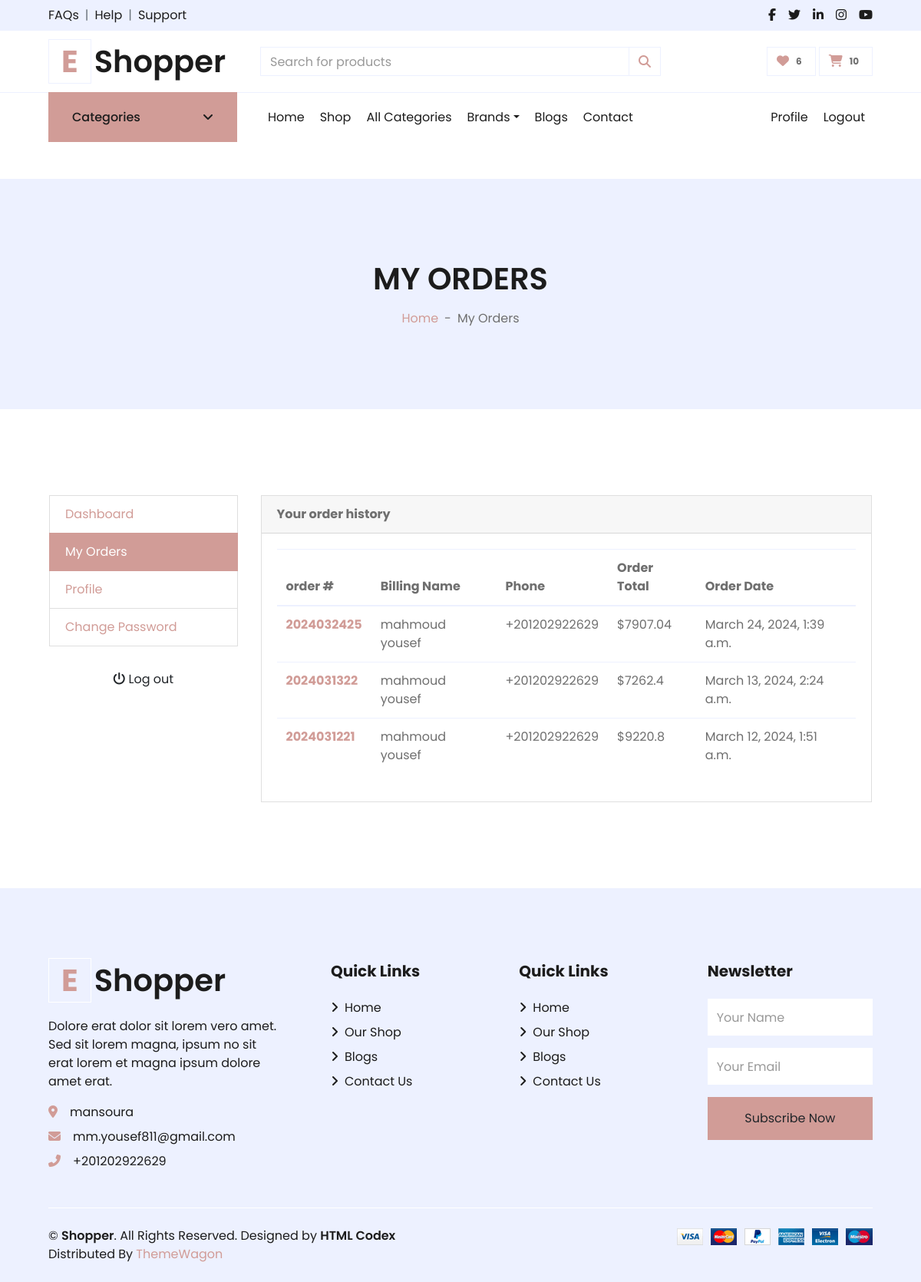
/accounts/orders/ (signed in), run on the app's committed database.
### settings/models.py (models this page shows, shortened)
class Settings(models.Model):
    site_name = models.CharField( max_length=50)
    logo = models.ImageField( upload_to='setting/')
    phone = models.CharField( max_length=30)
    email = models.EmailField( max_length=254)
    description = models.TextField(max_length=1000)
    fb_link = models.URLField( max_length=200)
    twitter_link = models.URLField( max_length=200)
    instagram_link = models.URLField( max_length=200)
    address = models.CharField( max_length=50)
    get_in_touch = models.TextField(max_length=1000)

### orders/models.py (models this page shows, shortened)
class Order(models.Model):
    STATUS = (
        ('New','New'),
        ('Accepted','Accepted'),
        ('Completed','Completed'),
        ('Cancelled','Cancelled'),
    )
    user = models.ForeignKey(User, on_delete=models.SET_NULL , null=True)
    payment = models.ForeignKey(Payment,  on_delete=models.SET_NULL ,blank=True , null=True)
    order_number = models.CharField(max_length=50)
    first_name = models.CharField(max_length=50)
    last_name = models.CharField(max_length=50)
    phone = models.CharField(max_length=50)
    zip_code = models.CharField(max_length=50,blank=True)
    email = models.EmailField( max_length=254)
    address_line_1 = models.CharField( max_length=50)
    address_line_2 = models.CharField( max_length=50 , blank=True)
    country = models.CharField( max_length=50 )
    state = models.CharField( max_length=50 )
    city = models.CharField( max_length=50 )
    order_note = models.CharField( max_length=1000 , blank=True)
    order_total = models.FloatField()
    tax = models.FloatField()
    status = models.CharField(choices=STATUS,default='New' , max_length=15)
    ip = models.CharField(max_length=50  ,blank=True)
    is_orderd = models.BooleanField(default=False)
    created_at = models.DateTimeField( auto_now_add=True)
    updated_at = models.DateTimeField(auto_now=True)
    def full_name(self):
        return f'{self.first_name} {self.last_name}'

### accounts/views.py (the view)
# urls.py: path('orders/' , views.orders , name="orders" ),
@login_required(login_url='login')
def orders(request):
    orders = Order.objects.filter(user=request.user,is_orderd=True).order_by('-created_at')
    context = {
        'orders':orders,
    }
    return render(request , 'profile/orders.html' , context)

### accounts/templates/profile/orders.html (shortened to what this page needs)
{% extends "base.html" %}
{% block body %}
<div class="container-fluid bg-secondary mb-5">
    <div class="d-flex flex-column align-items-center justify-content-center" style="min-height: 300px">
        <h1 class="font-weight-semi-bold text-uppercase mb-3">My Orders</h1>
        <div class="d-inline-flex">
            <p class="m-0"><a href="/">Home</a></p>
            <p class="m-0 px-2">-</p>
            <p class="m-0">My Orders</p>
        </div>
    </div>
</div>
<section class="section-conten padding-y bg">
<div class="container-fluid p-5">
	<div class="row p-3">
            <aside class="col-md-3">
                <ul class="list-group">
                    <a class="list-group-item " href="{% url 'dashboard'%}"> Dashboard </a>
                    <a class="list-group-item active" href="{% url 'orders'%}"> My Orders </a>
                    <a class="list-group-item" href="{% url 'profile'%}"> Profile </a>
                    <a class="list-group-item" href="{% url 'change_password'%}">Change Password </a>
                </ul>
                <br>
                <a class="btn btn-light btn-block" href="{% url 'logout'%}"> <i class="fa fa-power-off"></i> <span
                        class="text">Log
                        out</span> </a>
            </aside>
            <main class="col-md-9">
                <article class="card">
                    <header class="card-header">
                        <strong class="d-inline-block mr-3">Your order history</strong>
                    </header>
                    <div class="card-body">
                        <div class="row">
                            <div class="col-md-12">
                                <table class="table table-hover">
                                    <thead>
                                        <tr>
                                            <th scope="col">order #</th>
                                            <th scope="col">Billing Name</th>
                                            <th scope="col">Phone</th>
                                            <th scope="col">Order Total</th>
                                            <th scope="col">Order Date</th>
                                        </tr>
                                    </thead>
                                        <tbody>
                                            {% for order in orders %}
                                            <tr>
                                                <th scope="row"><a href="{% url 'order_detail' order.order_number%}">{{order.order_number}}</a></th>
                                                <td>{{order.full_name}}</td>
                                                <td>{{order.phone}}</td>
                                                <td>${{order.order_total}}</td>
                                                <td>{{order.created_at}}</td>
                                            </tr>
                                            {% endfor %}
                                        </tbody>
                                </table>
                            </div>
                        </div>
                    </div>
                </article>
            </main>
        </div>
    </div>
</section>
{% endblock body %}

### templates/base.html (shortened to what this page needs)
{% load static %}
<!DOCTYPE HTML>
<html lang="en">
<head>
    <link href="https://cdnjs.cloudflare.com/ajax/libs/font-awesome/5.10.0/css/all.min.css" rel="stylesheet">
    <link href="{% static 'lib/owlcarousel/assets/owl.carousel.min.css'%}" rel="stylesheet">
    <link href="{% static 'css/all.min.css'%}" rel="stylesheet">
    <link href="{% static 'css/style.css'%}" rel="stylesheet">
    <link href="{% static 'css/custom.css'%}" rel="stylesheet">
</head>
<body>
    <div class="container-fluid">
        <div class="row bg-secondary py-2 px-xl-5">
            <div class="col-lg-6 d-none d-lg-block">
                <div class="d-inline-flex align-items-center">
                    <a class="text-dark" href="{% url 'contact'%}">FAQs</a>
                    <span class="text-muted px-2">|</span>
                    <a class="text-dark" href="{% url 'contact'%}">Help</a>
                    <span class="text-muted px-2">|</span>
                    <a class="text-dark" href="{% url 'contact'%}">Support</a>
                </div>
            </div>
            <div class="col-lg-6 text-center text-lg-right">
                <div class="d-inline-flex align-items-center">
                    <a class="text-dark px-2" href="{{about_site.fb_link}}">
                        <i class="fab fa-facebook-f"></i>
                    </a>
                    <a class="text-dark px-2" href="{{about_site.twitter_link}}">
                        <i class="fab fa-twitter"></i>
                    </a>
                    <a class="text-dark px-2" href="">
                        <i class="fab fa-linkedin-in"></i>
                    </a>
                    <a class="text-dark px-2" href="{{about_site.instagram_link}}">
                        <i class="fab fa-instagram"></i>
                    </a>
                    <a class="text-dark pl-2" href="">
                        <i class="fab fa-youtube"></i>
                    </a>
                </div>
            </div>
        </div>
        <div class="row align-items-center py-3 px-xl-5">
            <div class="col-lg-3 d-none d-lg-block">
                <a href="/" class="text-decoration-none">
                    <h1 class="m-0 display-5 font-weight-semi-bold"><span
                            class="text-primary font-weight-bold border px-3 mr-1">E</span>{{about_site.site_name}}</h1>
                </a>
            </div>
            <div class="col-lg-6 col-6 position-relative text-left">
                <form id="searchForm" autocomplete="off" action="">
                    <div class="input-group">
                        <input type="text" id="searchInput" class="form-control" placeholder="Search for products">
                        <div class="input-group-append">
                            <span class="input-group-text bg-transparent text-primary">
                                <i class="fa fa-search"></i>
                            </span>
                        </div>
                    </div>
                </form>
            </div>
            <div class="col-lg-3 col-6 text-right">
                <a href="{% url 'favourite'%}" class="btn border">
                    <i class="fas fa-heart text-primary"></i>
                    <span class="badge">{{product_count}}</span>
                </a>
                <a href="{% url 'cart'%}" class="btn border">
                    <i class="fas fa-shopping-cart text-primary"></i>
                    <span class="badge">{{cart_counter}}</span>
                </a>
            </div>
        </div>
    </div>
    <div class="container-fluid mb-5">
        <div class="row border-top px-xl-5">
            <div class="col-lg-3 d-none d-lg-block">
                <a class="btn shadow-none d-flex align-items-center justify-content-between bg-primary text-white w-100"
                    data-toggle="collapse" href="#navbar-vertical"
                    style="height: 65px; margin-top: -1px; padding: 0 30px;">
                    <h6 class="m-0">Categories</h6>
                    <i class="fa fa-angle-down text-dark"></i>
                </a>
            </div>
            <div class="col-lg-9">
                <nav class="navbar navbar-expand-lg bg-light navbar-light py-3 py-lg-0 px-0">
                    <div class="collapse navbar-collapse justify-content-between" id="navbarCollapse">
                        <div class="navbar-nav mr-auto py-0">
                            <a href="/" class="nav-item nav-link {% if request.path == '/' %}active{% endif %}">Home</a>
                            <a href="{% url 'product_list' %}"
                                class="nav-item nav-link {% if request.path == '/products/' %}active{% endif %} ">Shop</a>
                            <a href="{% url 'categories'%}"
                                class="nav-item nav-link {% if request.path == '/products/categories/' %}active{% endif %}">All
                                Categories</a>
                            <div class="nav-item dropdown">
                                <a href="#" class="nav-link dropdown-toggle " data-toggle="dropdown">Brands</a>
                            </div>
                            <a href="{% url 'blog'%}"
                                class="nav-item nav-link  {% if request.path == '/blog/' %}active{% endif %}">Blogs</a>
                            <a href="{% url 'contact'%}"
                                class="nav-item nav-link  {% if request.path == '/contact/' %}active{% endif %}">Contact</a>
                        </div>
                        {% if user.is_authenticated %}
                        <div class="navbar-nav ml-auto py-0">
                            <a href="{% url 'profile'%}" class="nav-item nav-link">Profile</a>
                            <a href="{% url 'logout' %}" class="nav-item nav-link">Logout</a>
                        </div>
                        {% else %}
                        <div class="navbar-nav ml-auto py-0">
                            <a href="{% url 'login' %}" class="nav-item nav-link">Login</a>
                            <a href="{% url 'register' %}" class="nav-item nav-link">Register</a>
                        </div>
                        {% endif %}
                    </div>
                </nav>
            </div>
        </div>
    </div>
    {% block body %}
    {% endblock body %}
    <div class="container-fluid bg-secondary text-dark mt-5 pt-5">
        <div class="row px-xl-5 pt-5">
            <div class="col-lg-4 col-md-12 mb-5 pr-3 pr-xl-5">
                <a href="/" class="text-decoration-none">
                    <h1 class="mb-4 display-5 font-weight-semi-bold"><span
                            class="text-primary font-weight-bold border border-white px-3 mr-1">E</span>{{about_site.site_name}}
                    </h1>
                </a>
                <p>{{about_site.description}}</p>
                <p class="mb-2"><i class="fa fa-map-marker-alt text-primary mr-3"></i>{{about_site.address}}</p>
                <p class="mb-2"><i class="fa fa-envelope text-primary mr-3"></i>{{about_site.email}}</p>
                <p class="mb-0"><i class="fa fa-phone-alt text-primary mr-3"></i>{{about_site.phone}}</p>
            </div>
            <div class="col-lg-8 col-md-12">
                <div class="row">
                    <div class="col-md-4 mb-5">
                        <h5 class="font-weight-bold text-dark mb-4">Quick Links</h5>
                        <div class="d-flex flex-column justify-content-start">
                            <a class="text-dark mb-2" href="/"><i class="fa fa-angle-right mr-2"></i>Home</a>
                            <a class="text-dark mb-2" href="{% url 'product_list'%}"><i
                                    class="fa fa-angle-right mr-2"></i>Our
                                Shop</a>
                            <a class="text-dark mb-2" href="{% url 'blog'%}"><i class="fa fa-angle-right mr-2"></i>Blogs
                            </a>
                            <a class="text-dark" href="{% url 'contact'%}"><i class="fa fa-angle-right mr-2"></i>Contact
                                Us</a>
                        </div>
                    </div>
                    <div class="col-md-4 mb-5">
                        <h5 class="font-weight-bold text-dark mb-4">Quick Links</h5>
                        <div class="d-flex flex-column justify-content-start">
                            <a class="text-dark mb-2" href="/"><i class="fa fa-angle-right mr-2"></i>Home</a>
                            <a class="text-dark mb-2" href="{% url 'product_list'%}"><i
                                    class="fa fa-angle-right mr-2"></i>Our
                                Shop</a>
                            <a class="text-dark mb-2" href="{% url 'blog'%}"><i class="fa fa-angle-right mr-2"></i>Blogs
                            </a>
                            <a class="text-dark" href="{% url 'contact'%}"><i class="fa fa-angle-right mr-2"></i>Contact
                                Us</a>
                        </div>
                    </div>
                    <div id="main_form_div" class="col-md-4 mb-5">
                        <h5 class="font-weight-bold text-dark mb-4">Newsletter</h5>
                        <form id="newsletter_form" method="POST" action="{% url 'newsletter_footer'%}">
                            <div class="form-group">
                                <input type="text" class="form-control border-0 py-4" name="name"
                                    placeholder="Your Name" required="required" />
                            </div>
                            <div class="form-group">
                                <input type="email" class="form-control border-0 py-4" name="email"
                                    placeholder="Your Email" required="required" />
                            </div>
                            <div>
                                <button class="btn btn-primary btn-block border-0 py-3" type="submit">Subscribe
                                    Now</button>
                            </div>
                        </form>
                    </div>
                </div>
            </div>
        </div>
        <div class="row border-top border-light mx-xl-5 py-4">
            <div class="col-md-6 px-xl-0">
                <p class="mb-md-0 text-center text-md-left text-dark">
                    &copy; <a class="text-dark font-weight-semi-bold" href="/">{{about_site.site_name}}</a>. All Rights
                    Reserved.
                    Designed
                    by
                    <a class="text-dark font-weight-semi-bold" href="https://htmlcodex.com">HTML Codex</a><br>
                    Distributed By <a href="https://themewagon.com" target="_blank">ThemeWagon</a>
                </p>
            </div>
            <div class="col-md-6 px-xl-0 text-center text-md-right">
                <img class="img-fluid" src="{% static 'img/payments.png'%}" alt="">
            </div>
        </div>
    </div>
</body>
</html>

### data on the page
Settings: site_name "Shopper", description "Dolore erat dolor sit lorem vero amet. Sed sit lorem magna, ipsum no sit erat lorem et magna ipsum dolore amet erat.", address "mansoura", email "mm.yousef811@gmail.com", phone "+201202922629"
Order: order_number "2024032425", full_name "mahmoud yousef", phone "+201202922629", order_total "7907.04", created_at "March 24, 2024, 1:39 a.m."
Order: order_number "2024031322", full_name "mahmoud yousef", phone "+201202922629", order_total "7262.4", created_at "March 13, 2024, 2:24 a.m."
Order: order_number "2024031221", full_name "mahmoud yousef", phone "+201202922629", order_total "9220.8", created_at "March 12, 2024, 1:51 a.m."

### other printed values
{{ product_count }} "6"
{{ cart_counter }} "10"
